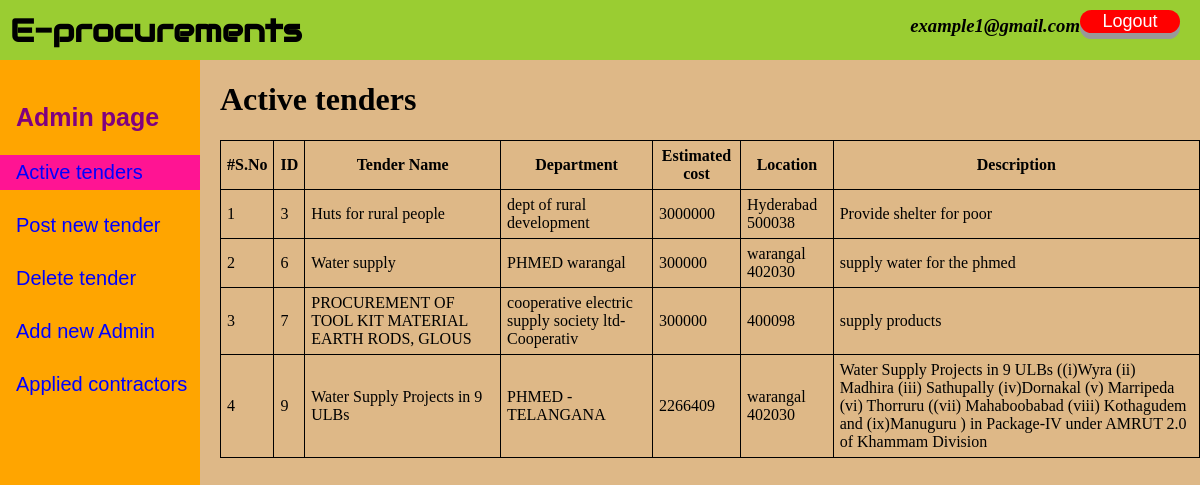
The page /index.php (signed in) on the database its author committed.
### tables this page shows
CREATE TABLE `tenders` (
  `id` int(10) NOT NULL,
  `name` varchar(50) NOT NULL,
  `department` varchar(50) NOT NULL,
  `description` varchar(255) NOT NULL,
  `estimated_cost` int(10) NOT NULL,
  `location` varchar(50) NOT NULL
);

### index.php (the view)
<?php include "header.php"?>
    <div class="sidenav">
        <h1> Admin page</h1>
        <a href="#" style="background-color:deeppink">Active tenders</a><br>
        <a href="post.php">Post new tender</a><br>
        <a href="delete.php">Delete tender</a><br>
        <a href="aregister.php">Add new Admin</a><br>
        <a href="applied.php">Applied contractors</a><br>
    </div>
    <div class="main">
        <h1>Active tenders</h1>
        <table class="table">
        <thead>
            <tr>
            <th scope="col">#S.No</th>
            <th scope="id">ID</th>
            <th scope="col">Tender Name</th>
            <th scope="col">Department</th>
            <th scope="col">Estimated cost</th>
            <th scope="col">Location</th>
            <th scope="col">Description</th>
            </tr>
        </thead>
        <tbody>
        <?php
            $sql="SELECT `id`,`name`,`department`,`estimated_cost`,`location`,`description` FROM tenders";
            $result=mysqli_query($conn,$sql);
            $i=0;
            if($result->num_rows>0){
            while($rows=$result->fetch_assoc()){
                echo'
                <tr>
                <td>'.++$i.'</td>
                <td>'.$rows['id'].'</td>
                <td>'.$rows['name'].'</td>
                <td>'.$rows['department'].'</td>
                <td>'.$rows['estimated_cost'].'</td>
                <td>'.$rows['location'].'</td>
                <td>'.$rows['description'].'</td>
                </tr>';
            }
            }
            else{
            echo"";
            }
            ?>
        </tbody>
        </table>
    </div>
</body>
</html>

### header.php (style rules this page uses)
body { background-color:burlywood; width: 100%; height: 100%; margin: 0px; padding: 0px; overflow-x: hidden; }
table { border-collapse: collapse; }
table, th, td { border: 1px solid black; padding: 6px; }
.sidenav { height: 100%; width: 200px; position:fixed; z-index: 1; top: 60px; left: 0; background-color: orange; overflow-x: hidden; padding-top: 20px; }
.main { margin-left: 220px; padding: 0px 0px; }
.sidenav a { padding: 6px 8px 6px 16px; text-decoration: none; font-family:'Franklin Gothic Medium', 'Arial Narrow', Arial, sans-serif; font-size: 20px; color: blue; display: block; }
.sidenav h1 { padding: 6px 8px 6px 16px; text-decoration: none; font-family:'Franklin Gothic Medium', 'Arial Narrow', Arial, sans-serif; font-size: 25px; color:purple; display: block; }

### rows shown on the page
tenders: id "3", name "Huts for rural people", department "dept of rural development", estimated_cost "3000000", location "Hyderabad 500038", description "Provide shelter for poor"
tenders: id "6", name "Water supply", department "PHMED warangal", estimated_cost "300000", location "warangal 402030", description "supply water for the phmed"
tenders: id "7", name "PROCUREMENT OF TOOL KIT MATERIAL EARTH RODS, GLOUS", department "cooperative electric supply society ltd-Cooperativ", estimated_cost "300000", location "400098", description "supply products"
tenders: id "9", name "Water Supply Projects in 9 ULBs", department "PHMED - TELANGANA", estimated_cost "2266409", location "warangal 402030", description "Water Supply Projects in 9 ULBs ((i)Wyra (ii) Madhira (iii) Sathupally (iv)Dornakal (v) Marripeda (vi) Thorruru ((vii) Mahaboobabad (viii) Kothagudem and (ix)Manuguru ) in Package-IV under AMRUT 2.0 of Khammam Division"

### other values the page prints
$uemail "example1@gmail.com"
